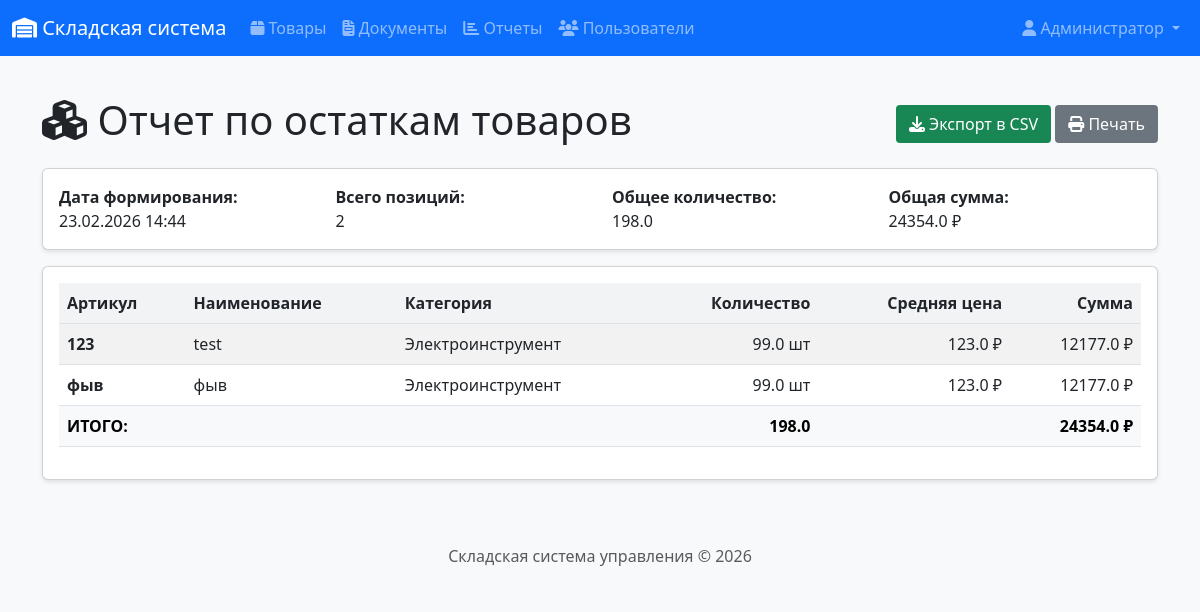
The app's page /reports/stock (signed in) with its own data.
### app/models.py (models this page shows, shortened)
class User(UserMixin, db.Model):
    __tablename__ = 'users'
    id = db.Column(db.Integer, primary_key=True)
    username = db.Column(db.String(64), unique=True, nullable=False)
    email = db.Column(db.String(120), unique=True, nullable=False)
    password_hash = db.Column(db.String(256))
    full_name = db.Column(db.String(100))
    role = db.Column(db.String(20), default='manager')  # admin, manager, storekeeper
    created_at = db.Column(db.DateTime, default=datetime.utcnow)
    documents_created = db.relationship('Document', backref='author', lazy='dynamic')
    def is_admin(self):
        return self.role == 'admin'

class Product(db.Model):
    __tablename__ = 'products'
    id = db.Column(db.Integer, primary_key=True)
    article = db.Column(db.String(50), unique=True, nullable=False)
    name = db.Column(db.String(200), nullable=False)
    unit = db.Column(db.String(20), nullable=False, default='шт')  # шт, кг, м
    price = db.Column(db.Numeric(10, 2), nullable=False, default=0)
    category_id = db.Column(db.Integer, db.ForeignKey('categories.id'))
    supplier_id = db.Column(db.Integer, db.ForeignKey('suppliers.id'))
    created_at = db.Column(db.DateTime, default=datetime.utcnow)
    updated_at = db.Column(db.DateTime, default=datetime.utcnow, onupdate=datetime.utcnow)
    balances = db.relationship('StockBalance', backref='product', lazy='dynamic')
    document_items = db.relationship('DocumentItem', backref='product', lazy='dynamic')

class Category(db.Model):
    __tablename__ = 'categories'
    id = db.Column(db.Integer, primary_key=True)
    name = db.Column(db.String(50), nullable=False, unique=True)
    description = db.Column(db.String(200))
    products = db.relationship('Product', backref='category', lazy='dynamic')

### app/routes/reports.py (the view)
@bp.route('/stock')
@login_required
def stock_report():
    products = Product.query.all()
    report_data = []
    for product in products:
        total = db.session.query(func.sum(StockBalance.quantity)).filter_by(
            product_id=product.id
        ).scalar() or 0
        if total > 0:  # Только товары в наличии
            report_data.append({
                'id': product.id,
                'article': product.article,
                'name': product.name,
                'category': product.category.name if product.category else '-',
                'unit': product.unit,
                'total_quantity': float(total),
                'avg_price': float(product.price),
                'total_value': float(total * product.price)
            })
    report_data.sort(key=lambda x: (x['category'], x['name']))
    total_items = len(report_data)
    total_quantity = sum(item['total_quantity'] for item in report_data)
    total_value = sum(item['total_value'] for item in report_data)
    return render_template('reports/stock.html',
                          title='Отчет по остаткам',
                          report_data=report_data,
                          total_items=total_items,
                          total_quantity=total_quantity,
                          total_value=total_value,
                          generated_at=datetime.now())

### app/__init__.py (called while the page is built)
@login_manager.user_loader
def load_user(user_id):
    from app.models import User
    return User.query.get(int(user_id))

### app/templates/reports/stock.html (shortened to what this page needs)
{% extends "base.html" %}
{% block content %}
<div class="d-flex justify-content-between align-items-center mb-3">
    <h1><i class="fas fa-cubes"></i> Отчет по остаткам товаров</h1>
    <div>
        <a href="{{ url_for('reports.export_stock') }}" class="btn btn-success">
            <i class="fas fa-download"></i> Экспорт в CSV
        </a>
        <button onclick="window.print()" class="btn btn-secondary">
            <i class="fas fa-print"></i> Печать
        </button>
    </div>
</div>
<div class="card mb-3">
    <div class="card-body">
        <div class="row">
            <div class="col-md-3">
                <strong>Дата формирования:</strong><br>
                {{ generated_at.strftime('%d.%m.%Y %H:%M') }}
            </div>
            <div class="col-md-3">
                <strong>Всего позиций:</strong><br>
                {{ total_items }}
            </div>
            <div class="col-md-3">
                <strong>Общее количество:</strong><br>
                {{ total_quantity|round(2) }}
            </div>
            <div class="col-md-3">
                <strong>Общая сумма:</strong><br>
                {{ total_value|round(2) }} ₽
            </div>
        </div>
    </div>
</div>
<div class="card">
    <div class="card-body">
        <div class="table-responsive">
            <table class="table table-striped table-hover">
                <thead>
                    <tr>
                        <th>Артикул</th>
                        <th>Наименование</th>
                        <th>Категория</th>
                        <th class="text-end">Количество</th>
                        <th class="text-end">Средняя цена</th>
                        <th class="text-end">Сумма</th>
                    </tr>
                </thead>
                <tbody>
                    {% for item in report_data %}
                    <tr>
                        <td><strong>{{ item.article }}</strong></td>
                        <td>{{ item.name }}</td>
                        <td>{{ item.category }}</td>
                        <td class="text-end">{{ item.total_quantity|round(2) }} {{ item.unit }}</td>
                        <td class="text-end">{{ item.avg_price|round(2) }} ₽</td>
                        <td class="text-end">{{ item.total_value|round(2) }} ₽</td>
                    </tr>
                    {% endfor %}
                </tbody>
                <tfoot class="table-light fw-bold">
                    <tr>
                        <td colspan="3">ИТОГО:</td>
                        <td class="text-end">{{ total_quantity|round(2) }}</td>
                        <td class="text-end"></td>
                        <td class="text-end">{{ total_value|round(2) }} ₽</td>
                    </tr>
                </tfoot>
            </table>
        </div>
    </div>
</div>
{% endblock %}

### app/templates/base.html (shortened to what this page needs)
<!DOCTYPE html>
<html lang="ru">
<head>
    <link href="https://cdn.jsdelivr.net/npm/bootstrap@5.3.0/dist/css/bootstrap.min.css" rel="stylesheet">
    <link rel="stylesheet" href="https://cdnjs.cloudflare.com/ajax/libs/font-awesome/6.4.0/css/all.min.css">
    <link rel="stylesheet" href="{{ url_for('static', filename='css/style.css') }}">
</head>
<body>
    <nav class="navbar navbar-expand-lg navbar-dark bg-primary">
        <div class="container-fluid">
            <a class="navbar-brand" href="{{ url_for('index') }}">
                <i class="fas fa-warehouse"></i> Складская система
            </a>
            <div class="collapse navbar-collapse" id="navbarNav">
                {% if current_user.is_authenticated %}
                <ul class="navbar-nav me-auto">
                    <li class="nav-item">
                        <a class="nav-link" href="{{ url_for('products.product_list') }}">
                            <i class="fas fa-box"></i> Товары
                        </a>
                    </li>
                    <li class="nav-item">
                        <a class="nav-link" href="{{ url_for('documents.document_list') }}">
                            <i class="fas fa-file-invoice"></i> Документы
                        </a>
                    </li>
                    <li class="nav-item">
                        <a class="nav-link" href="{{ url_for('reports.stock_report') }}">
                            <i class="fas fa-chart-bar"></i> Отчеты
                        </a>
                    </li>
                    {% if current_user.is_admin() %}
                    <li class="nav-item">
                        <a class="nav-link" href="{{ url_for('auth.user_list') }}">
                            <i class="fas fa-users"></i> Пользователи
                        </a>
                    </li>
                    {% endif %}
                </ul>
                <ul class="navbar-nav">
                    <li class="nav-item dropdown">
                        <a class="nav-link dropdown-toggle" href="#" role="button" data-bs-toggle="dropdown">
                            <i class="fas fa-user"></i> {{ current_user.full_name or current_user.username }}
                        </a>
                    </li>
                </ul>
                {% endif %}
            </div>
        </div>
    </nav>
    <main class="container mt-4">
        {% block content %}{% endblock %}
    </main>
    <footer class="footer mt-5 py-3 bg-light">
        <div class="container text-center">
            <span class="text-muted">Складская система управления &copy; 2026</span>
        </div>
    </footer>
</body>
</html>

### app/static/css/style.css (style rules this page uses)
body { font-family: 'Segoe UI', Tahoma, Geneva, Verdana, sans-serif; background-color: #f8f9fa; min-height: 100vh; display: flex; flex-direction: column; margin: 0; padding: 0; }
.footer { margin-top: auto; width: 100%; background-color: #f8f9fa; padding: 1rem 0; text-align: center; }
.card { box-shadow: 0 2px 4px rgba(0,0,0,0.1); transition: transform 0.2s; }
.table th { background-color: #f1f3f5; font-weight: 600; }
.table td { vertical-align: middle; }
.btn { display: inline-block; font-weight: 400; line-height: 1.5; text-align: center; text-decoration: none; vertical-align: middle; cursor: pointer; padding: 0.375rem 0.75rem; font-size: 1rem; border-radius: 0.25rem; border: 1px solid transparent; }
p, strong, span, div { white-space: normal; word-break: normal; }

### records on screen
User: full_name "Администратор"
Product: article "123", name "test", unit "шт"
Category: category "Электроинструмент" "Электроинструмент"
Product: article "фыв", name "фыв", unit "шт"

### other values on screen
{{ total_items }} "2"
{{ total_quantity|round(2) }} "198.0"
{{ total_value|round(2) }} "24354.0"
{{ item.total_quantity|round(2) }} "99.0" "99.0"
{{ item.avg_price|round(2) }} "123.0" "123.0"
{{ item.total_value|round(2) }} "12177.0" "12177.0"
